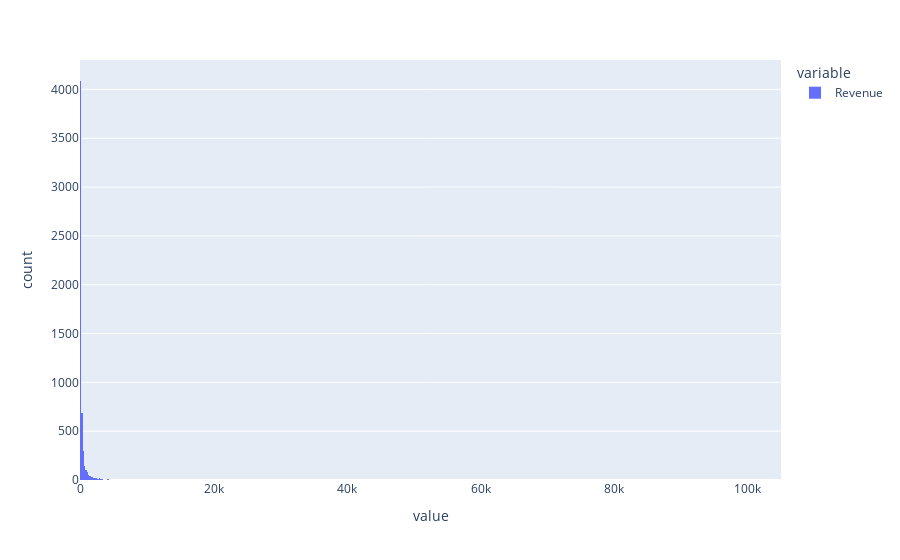

Notebook code for this chart:
### Code cell
# Note that every single row is one activity, multiple rows can belong to one user. Therefore we first have to group:
total_revenue = users_and_activities.groupby('UserId')['Revenue'].sum() # Total revenue per user across all activities

print("Mean revenue:", total_revenue.mean())
print("Median revenue:", total_revenue.median())

# Given the fact that the mean revenue is way higher than the median (131 and 40),
# This means that the distribution is right-skewed.
# This implies that there are a lot of users that generated relatively low amounts,
# And a few users that generated relatively high amounts, meaning the mean ends up way higher than the median value

# We can confirm this by plotting a histogram of the data:
fig = px.histogram(total_revenue)
fig.show()
# The histogram below indeed confirms our initial thought, the distribution is severly right-skewed
# (Zoomed-in to make it even more clear)

### Figure 1 — Plotly figure (JSON) as saved in the notebook; plotly's stock layout.template omitted (floating-point values rounded to 4 significant figures; data arrays with more than 128 entries replaced by an {"elided": "..."} marker saying what was removed)
{"data": [{"alignmentgroup": "True", "bingroup": "x", "hovertemplate": "variable=Revenue<br>value=%{x}<br>count=%{y}<extra></extra>", "legendgroup": "Revenue", "marker": {"color": "#636efa", "pattern": {"shape": ""}}, "name": "Revenue", "offsetgroup": "Revenue", "orientation": "v", "showlegend": true, "type": "histogram", "x": {"elided": "5797 float values"}, "xaxis": "x", "yaxis": "y"}], "layout": {"barmode": "relative", "legend": {"title": {"text": "variable"}, "tracegroupgap": 0}, "margin": {"t": 60}, "xaxis": {"anchor": "y", "domain": [0, 1], "title": {"text": "value"}}, "yaxis": {"anchor": "x", "domain": [0, 1], "title": {"text": "count"}}}}
